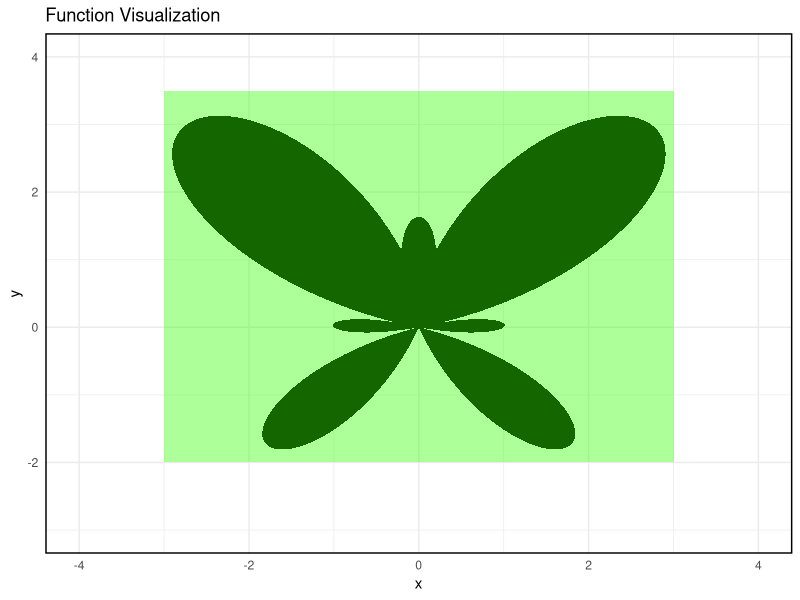
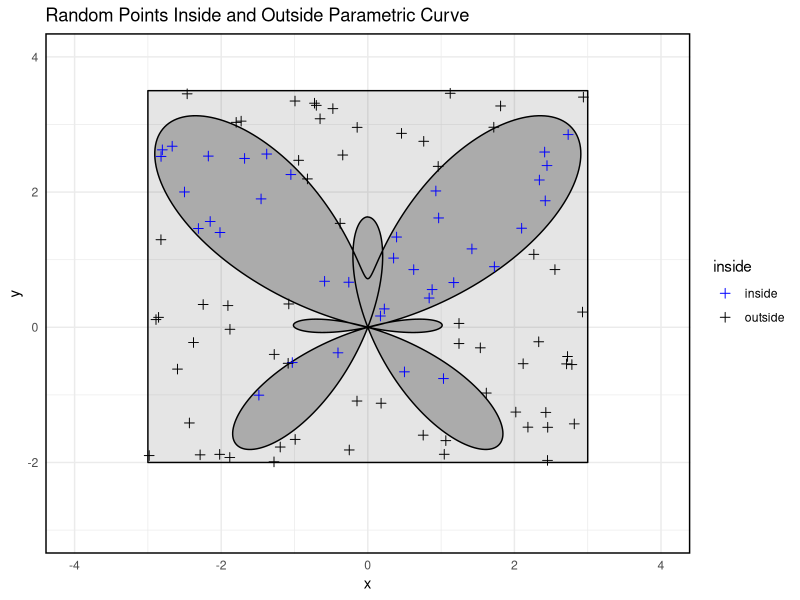
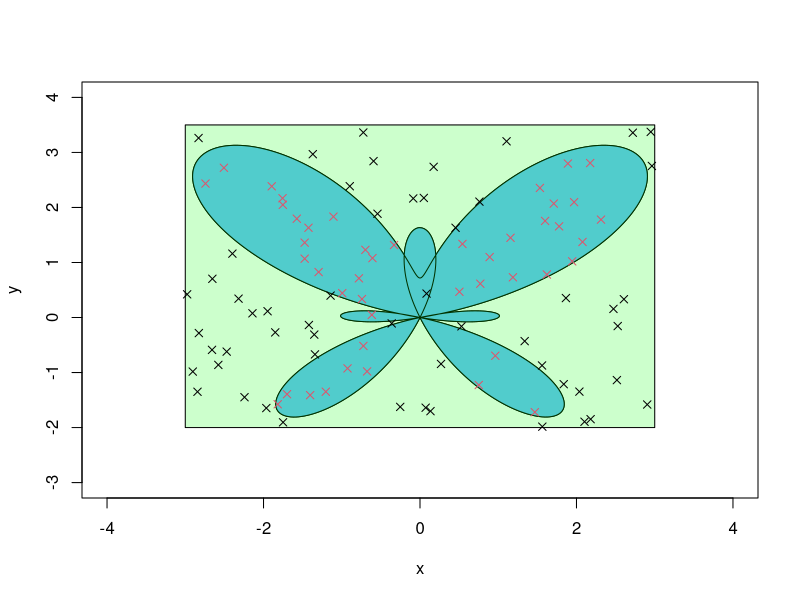
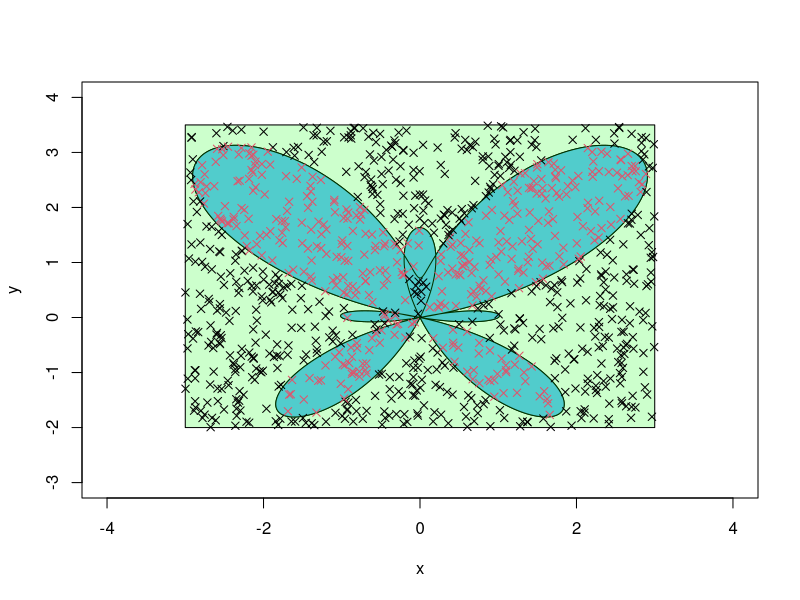
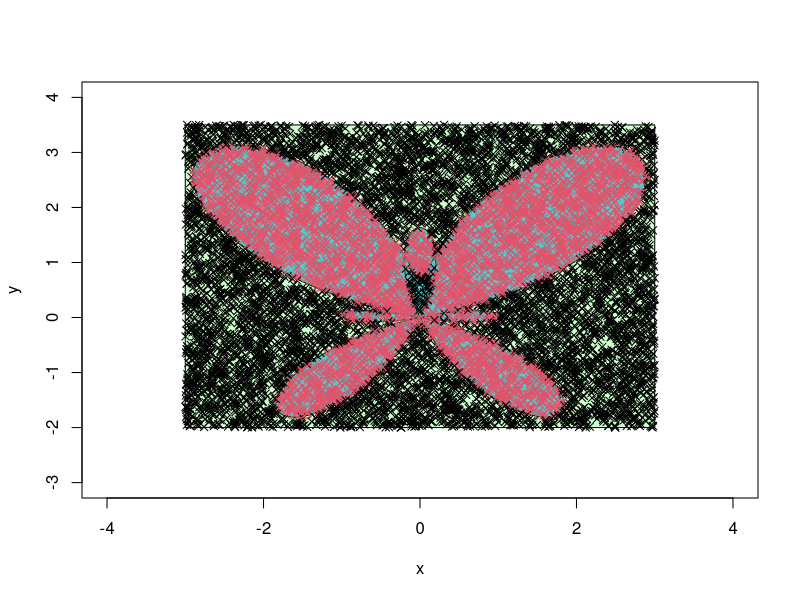
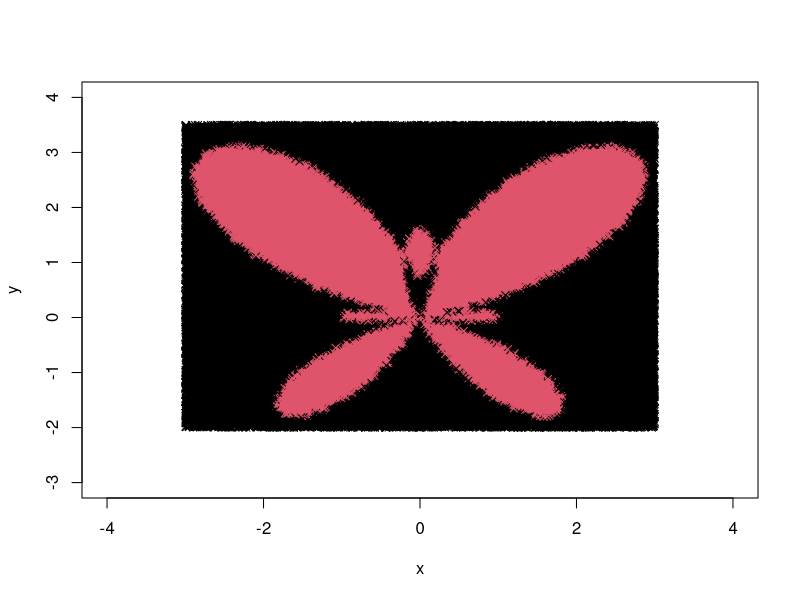

Reproduce these figures in R, in order.
## ---- chunk 1
set.seed(12433688)
uni_d <- runif(100000, min=1, max=6)
uni_d<-mean(exp(-1*uni_d^3))*(6-1)
uni_d
## ---- chunk 2
mc_f_int<-integrate(f= function(x){exp(-1*x^3)}, lower=1, upper=6)
mc_f_int
## ---- chunk 3
set.seed(12433688)
X <- rexp(100000)
uni_d1<-mean(exp(-1*(X+1)^3)/dexp(X))
uni_d1

## ---- chunk 4
mc_f_int1<-integrate(f= function(x){exp(-1*x^3)}, lower=1, upper=Inf)
mc_f_int1
## ---- chunk 5
library(ggplot2)
library(sp)

rad <- function(t) {
  exp(cos(t)) - 2 * cos(4 * t) - sin(t / 12)^5}

mppi <- seq(-pi, pi, 0.01)

x_vals <- rad(mppi) * sin(mppi)
y_vals <- rad(mppi) * cos(mppi)

df_curve <- data.frame(x = x_vals, y = y_vals)
df_polygon <- data.frame(
  x = c(-3, 3, 3, -3),
  y = c(-2, -2, 3.5, 3.5)
)
ggplot() +
  geom_polygon(data = df_curve, aes(x = x, y = y), fill = "black") + 
  geom_polygon(data = df_polygon, aes(x = x, y = y), fill = rgb(0.2, 1, 0, 0.4))+
  coord_cartesian(xlim = c(-4, 4), ylim = c(-3, 4)) +
  theme_minimal() +  
  theme(panel.border = element_rect(colour = "black", fill = NA, size = 1))+
  labs(x = "x", y = "y", title = "Function Visualization")



## ---- chunk 6
set.seed(12433688)  
ran_x <- runif(100, -3, 3)
ran_y <- runif(100, -2, 3.5)
mycol <- point.in.polygon(ran_x, ran_y, x_vals, y_vals)
df_box <- data.frame(
  x = c(-3, 3, 3, -3),
  y = c(-2, -2, 3.5, 3.5)
)
df_points <- data.frame(x = ran_x,y = ran_y,inside = factor(ifelse(mycol > 0, "inside", "outside")))
ggplot() +
  geom_polygon(data = df_curve, aes(x = x, y = y), fill = "gray", color = "black") +
  geom_polygon(data = df_box, aes(x = x, y = y), fill = rgb(0, 0, 0, 0.1), color = "black") +
  geom_point(data = df_points, aes(x = x, y = y, color = inside), shape = 3, size = 2) +
  scale_color_manual(values = c("inside" = "blue", "outside" = "black")) +
  coord_cartesian(xlim = c(-4, 4), ylim = c(-3, 4)) +
  labs(x = "x", y = "y", title = "Random Points Inside and Outside Parametric Curve") +
  theme_minimal() +
  theme(panel.border = element_rect(colour = "black", fill = NA, size = 1))
## ---- chunk 7
find_area <- function(n) {
  ran_d_x <- runif(n, -3, 3)
  ran_d_y <- runif(n, -2, 3.5)
  mycol <- point.in.polygon(ran_d_x, ran_d_y, rad(mppi) * sin(mppi), rad(mppi) * cos(mppi))
  estimated_area <- (sum(mycol) / n) * (6 * 5.5)
  return(estimated_area)
}
## ---- chunk 8

plot_viz <- function(n) {
  ran_d_x <- runif(n, -3, 3)
  ran_d_y <- runif(n, -2, 3.5)
  mycol <- point.in.polygon(ran_d_x, ran_d_y, rad(mppi) * sin(mppi), rad(mppi) * cos(mppi))
  plot(rad(mppi) * sin(mppi), rad(mppi) * cos(mppi), type = 'l', xlim = c(-4, 4), ylim = c(-3, 4),xlab = "x", ylab = "y")
  polygon(rad(mppi) * sin(mppi), rad(mppi) * cos(mppi), col = "#65BFFF")
  polygon(c(-3, 3, 3, -3), c(-2, -2, 3.5, 3.5), col = rgb(0, 1, 0, 0.2))
  points(ran_d_x, ran_d_y, col = mycol + 1, pch = 4)
}
## ---- chunk 9

table_1 <- function(samples) {
  results <- data.frame(Samples = integer(), Estimated_Area = numeric())
  
  for (n in samples) {
    estimated_area <- find_area(n)  # Call the function to calculate area
    results <- rbind(results, data.frame(Samples = n, Estimated_Area = estimated_area))  # Append result
  }
  return(results)
}
## ---- chunk 10
plot_viz(100)
## ---- chunk 11
plot_viz(1000)
## ---- chunk 12
plot_viz(10000)
## ---- chunk 13
plot_viz(100000)
## ---- chunk 14
library(knitr)
samples <- c(100, 1000, 10000, 100000)
results <- table_1(samples)
options(scipen = 999)
kable(results, caption = "Sample of Areas")
